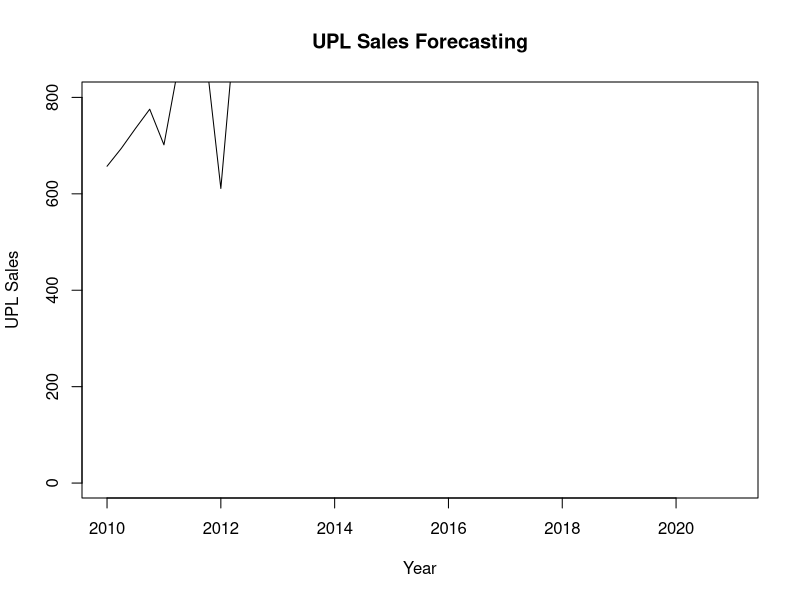

The R script that drew this image:
library(readxl)

data <- read_xlsx("uplsales.xlsx")

data <- as.data.frame(data)

data <- data$netsales

data <- ts(data,frequency = 4,start=2010)

library(forecast)

ARIMAfit <- auto.arima(data,approximation = TRUE,trace=FALSE,allowdrift=F)

ARIMAfit

pred <- predict(ARIMAfit,n.ahead = 12)
pred 

plot(data,xlim=c(2010,2021),ylim = c(1,800),xlab = 'Year',ylab = 'UPL Sales',main="UPL Sales Forecasting")
lines(pred$pred,col='blue')
lines(pred$pred+2*pred$se,col='green')
lines(pred$pred-2*pred$se,col='red')
